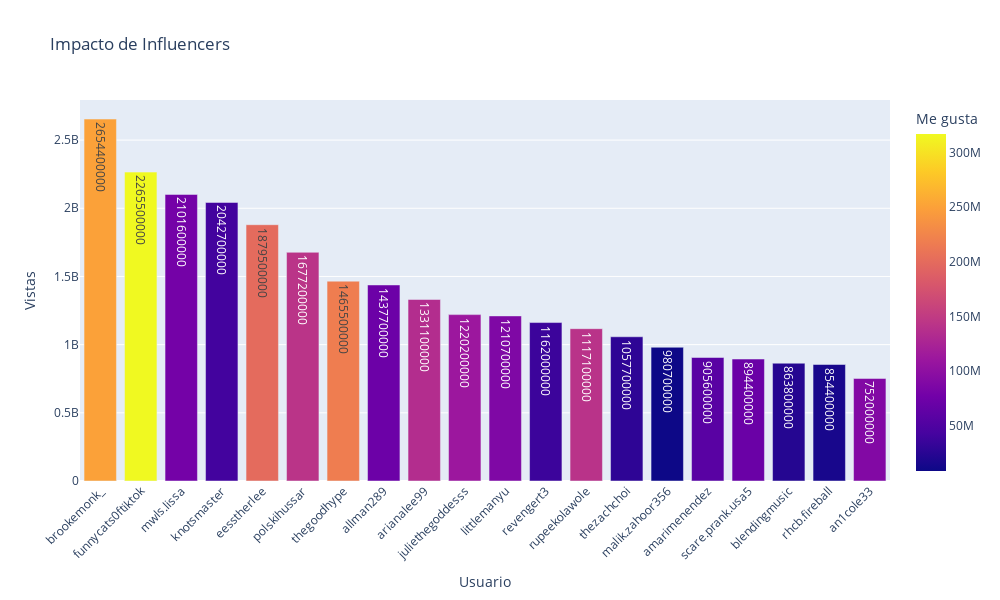

Notebook cell for this chart:
### Markdown cell above
Los siguientes gráfico se generan con el fin de identificar los usuarios de TikTok más influyentes y analizar cómo sus videos afectan la popularidad de las canciones en Spotify.

### Code cell
# Agrupar por usuario y calcular la suma de vistas y likes
influencer_impact = tiktok_df.groupby('user').agg({'views': 'sum', 'likes': 'sum'}).reset_index()

# Ordenar por vistas y seleccionar los 20 principales influencers
top_influencers = influencer_impact.sort_values(by='views', ascending=False).head(20)

# Crear el gráfico de barras
fig = px.bar(
    top_influencers,
    x='user',
    y='views',
    color='likes',
    title='Impacto de Influencers',
    text='views',  # Agregar etiquetas de texto a las barras
    labels={'views': 'Vistas', 'user': 'Usuario', 'likes': 'Me gusta'}
)

# Ajustar la orientación de las etiquetas de los ejes
fig.update_layout(
    xaxis_tickangle=-45,
    height=600,
    width=1000
)

# Mostrar el gráfico
fig.show()

### Figure 1 — Plotly figure (JSON) as saved in the notebook; plotly's stock layout.template omitted (floating-point values rounded to 4 significant figures)
{"data": [{"alignmentgroup": "True", "hovertemplate": "Usuario=%{x}<br>Vistas=%{text}<br>Me gusta=%{marker.color}<extra></extra>", "legendgroup": "", "marker": {"color": [249700000, 317000000, 79000000, 40900000, 199800000, 142800000, 217900000, 72300000, 134800000, 111400000, 87600000, 37180200, 141400000, 28500000, 8657600, 58100000, 70612900, 23077600, 15383000, 90200000], "coloraxis": "coloraxis", "pattern": {"shape": ""}}, "name": "", "offsetgroup": "", "orientation": "v", "showlegend": false, "text": [2654400000, 2265500000, 2101600000, 2042700000, 1879500000, 1677200000, 1465500000, 1437700000, 1331100000, 1220200000, 1210700000, 1162000000, 1117100000, 1057700000, 980700000, 905600000, 894400000, 863800000, 854400000, 752000000], "textposition": "auto", "type": "bar", "x": ["brookemonk_", "funnycats0ftiktok", "mwls.lissa", "knotsmaster", "eesstherlee", "polskihussar", "thegoodhype", "allman289", "arianalee99", "juliethegoddesss", "littlemanyu", "revengert3", "rupeekolawole", "thezachchoi", "malik.zahoor356", "amarimenendez", "scare.prank.usa5", "blendingmusic", "rhcb.fireball", "an1cole33"], "xaxis": "x", "y": [2654400000, 2265500000, 2101600000, 2042700000, 1879500000, 1677200000, 1465500000, 1437700000, 1331100000, 1220200000, 1210700000, 1162000000, 1117100000, 1057700000, 980700000, 905600000, 894400000, 863800000, 854400000, 752000000], "yaxis": "y"}], "layout": {"barmode": "relative", "coloraxis": {"colorbar": {"title": {"text": "Me gusta"}}, "colorscale": [[0, "#0d0887"], [0.1111, "#46039f"], [0.2222, "#7201a8"], [0.3333, "#9c179e"], [0.4444, "#bd3786"], [0.5556, "#d8576b"], [0.6667, "#ed7953"], [0.7778, "#fb9f3a"], [0.8889, "#fdca26"], [1, "#f0f921"]]}, "height": 600, "legend": {"tracegroupgap": 0}, "title": {"text": "Impacto de Influencers"}, "width": 1000, "xaxis": {"anchor": "y", "domain": [0, 1], "tickangle": -45, "title": {"text": "Usuario"}}, "yaxis": {"anchor": "x", "domain": [0, 1], "title": {"text": "Vistas"}}}}
